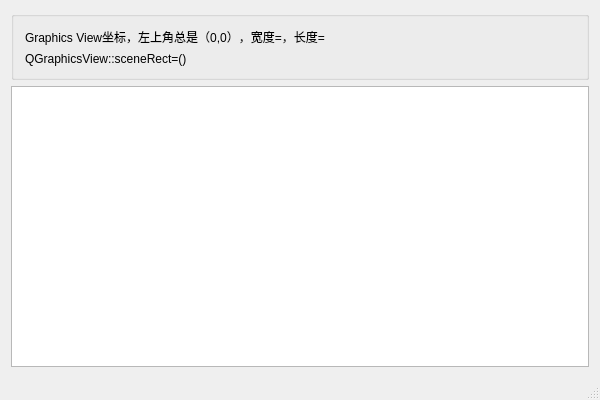
<?xml version="1.0" encoding="UTF-8"?>
<ui version="4.0">
 <class>DemoClass</class>
 <widget class="QMainWindow" name="DemoClass">
  <property name="geometry">
   <rect>
    <x>0</x>
    <y>0</y>
    <width>600</width>
    <height>400</height>
   </rect>
  </property>
  <property name="windowTitle">
   <string>Demo</string>
  </property>
  <widget class="QWidget" name="centralWidget">
   <layout class="QVBoxLayout" name="verticalLayout_2">
    <item>
     <widget class="QGroupBox" name="groupBox">
      <property name="title">
       <string/>
      </property>
      <layout class="QVBoxLayout" name="verticalLayout">
       <item>
        <widget class="QLabel" name="labViewSize">
         <property name="text">
          <string>Graphics View坐标，左上角总是（0,0），宽度=，长度=</string>
         </property>
        </widget>
       </item>
       <item>
        <widget class="QLabel" name="LabSceneRect">
         <property name="text">
          <string>QGraphicsView::sceneRect=()</string>
         </property>
        </widget>
       </item>
      </layout>
     </widget>
    </item>
    <item>
     <widget class="MyGraphicsView" name="graphicsView"/>
    </item>
   </layout>
  </widget>
  <widget class="QStatusBar" name="statusBar"/>
 </widget>
 <layoutdefault spacing="6" margin="11"/>
 <customwidgets>
  <customwidget>
   <class>MyGraphicsView</class>
   <extends>QGraphicsView</extends>
   <header>mygraphicsview.h</header>
  </customwidget>
 </customwidgets>
 <resources>
  <include location="demo.qrc"/>
 </resources>
 <connections/>
</ui>
